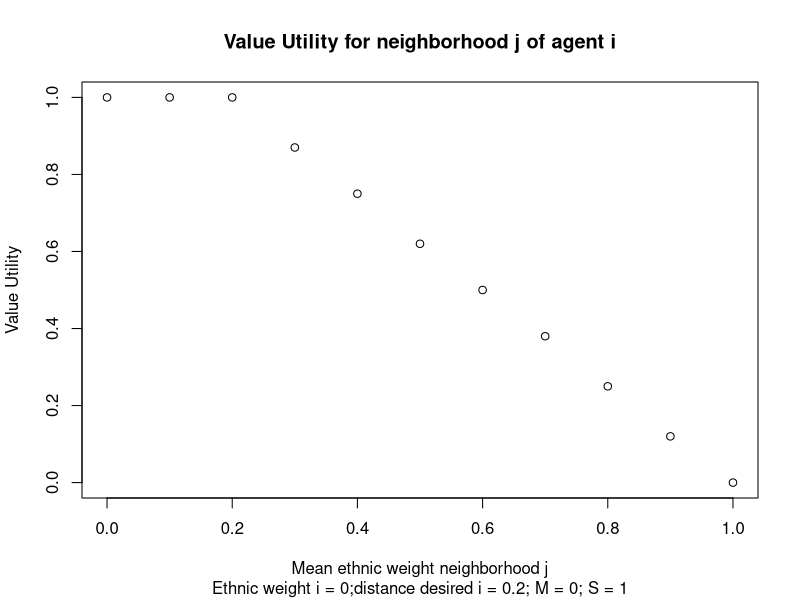
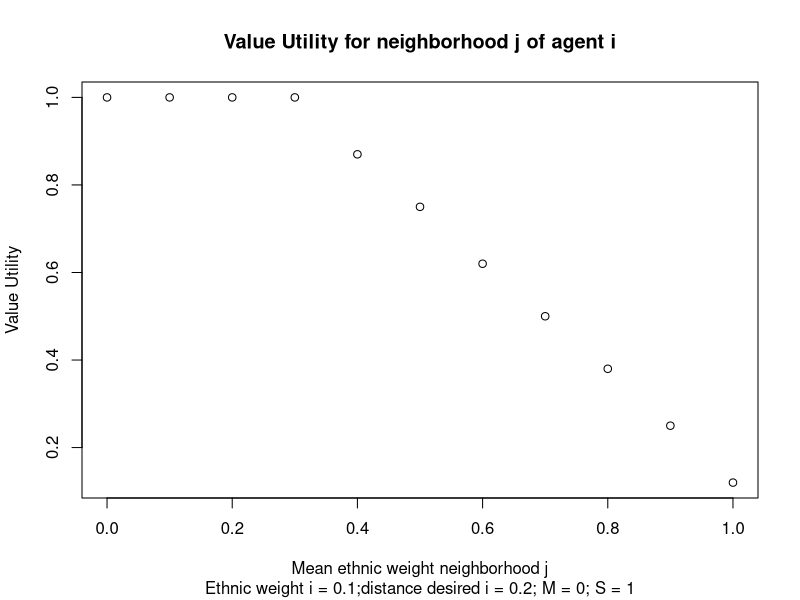
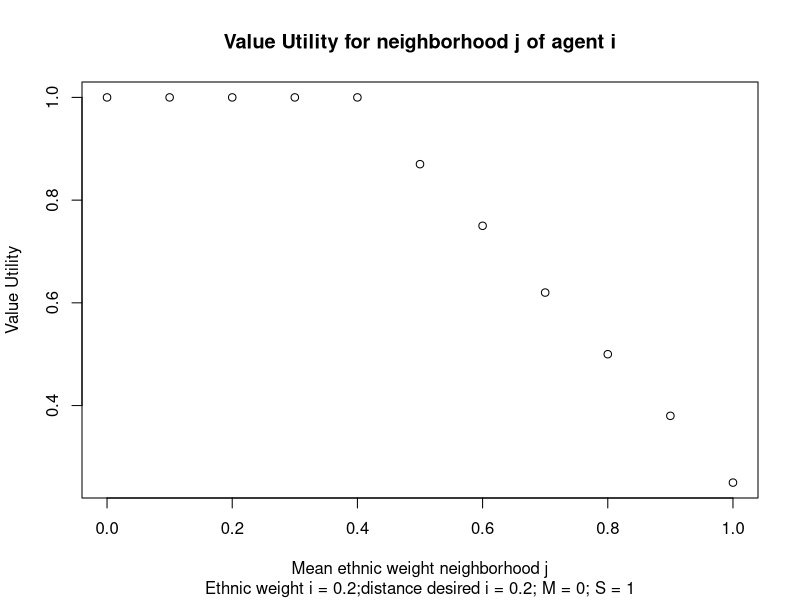
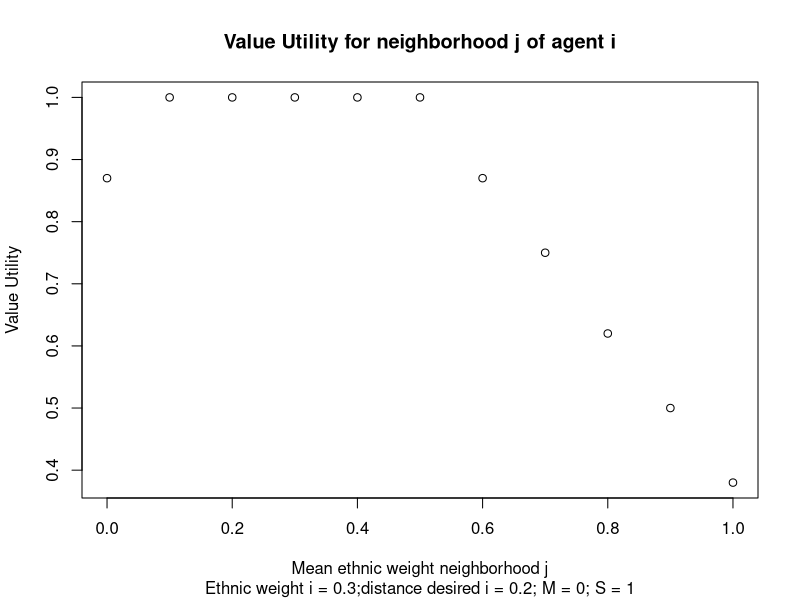
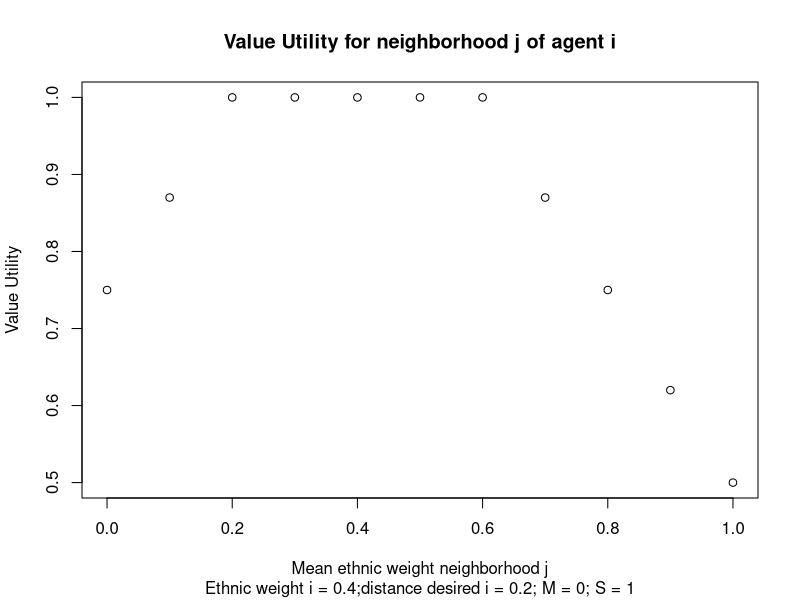
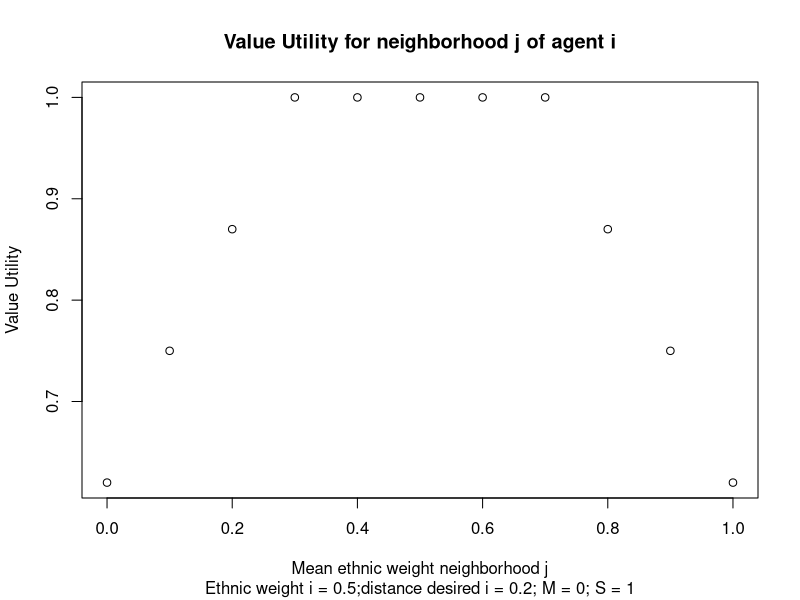
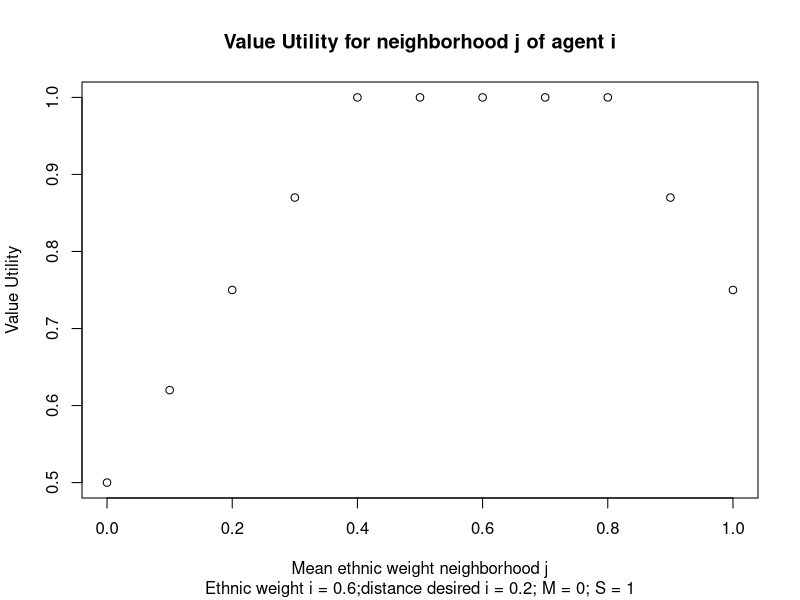
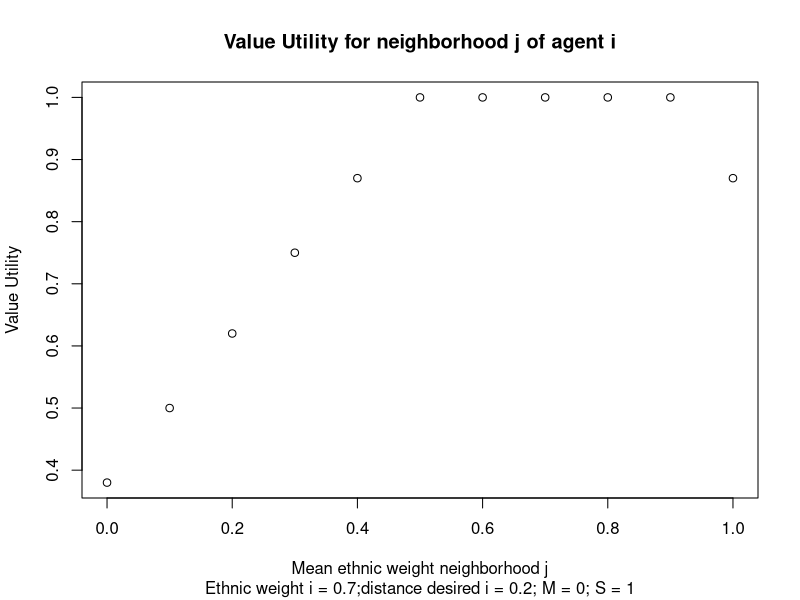

The R script that drew these images, in order: (Note: this script raises an error after producing the figures.)
## ---- chunk 1
knitr::opts_chunk$set(echo = TRUE, fig.lp="fig:")

library(Hmisc)



#old
# f <- function(p,M,x,n){
#  if (x  <= (n*p)){U <- (x/(n*p))}
#  else {U <- M + ((1-(x/n))*(1-M))/(1-p)}
 # else {U <- (2-M) + (((M-1)*x)/(n*p))} M + ((1-(x/n))*(1-M))/(1-p)}
#  round(U,digits = 3)
# } 
  
#f_dist <- function(o,ot,M,i,S){
#  if (abs(o-ot) < i) {
#    U <- (abs(o-ot)/i) * S
#    }else if (abs(o-ot) > i){
#      U <- M + ((1-abs(o-ot))*(1-M))/(1-i)
#    }else{
#        U <- 1}
#  round(U,digits = 3)
#  }


#f_val <- function(o,ot,M,i,S){
# if (round(abs(o-ot), digits=2) >= i) {
#    U <- 1
#  }else {
#      U <- # (1 - (1-(abs(o-ot))/i) * S)
#         1 -  (M + ((1-(1-abs(o-ot)))/(1-M))/(1-(1-i)))
#       1 - (M + ((1-(1-abs(o-ot)))*(1-M))/(1-(1-i)))
#    }
#  round(U,digits = 3)
#  }

#f_val_repr <- function(sim,M,i,S){
#  if (sim <= i) {
#    U <- sim/i * S
#     }else if (sim > i){
# U <- M + ((1-sim)*(1-M))/(1-i)
#    }else{
#         U <- 1}
#   round(U,digits = 3)
#   }





# install.packages("tinytex", repos = "https://cloud.r-project.org" ) if debug needed?

# library(namelibrary) for the R library

# http://rmarkdown.rstudio.com
# echo = TRUE <- makes all next cmds appear




## ---- chunk 2

f_val <- function(o,ot,M,i,S){
  if (round(abs(o-ot), digits=2) <= i) {
    U <- 1
    }else{
      U <- (M + ((1-(round(abs(o-ot), digits=2)))*(1-M))/(1-i)) * S
    }
  round(U,digits = 2)
  }

i <- 0.2
S  <- 1
M <- 0


#  f_dist <- (o,ot,M,i,S)

for (o in seq (0.0,1.0, by = 0.1)){

fv0d2 <- f_val(o,0,M,i,S)
fv1d2 <- f_val(o,0.1,M,i,S)
fv2d2 <- f_val(o,0.2,M,i,S)
fv3d2 <- f_val(o,0.3,M,i,S)
fv4d2 <- f_val(o,0.4,M,i,S)
fv5d2 <- f_val(o,0.5,M,i,S)
fv6d2 <- f_val(o,0.6,M,i,S)
fv7d2 <- f_val(o,0.7,M,i,S)
fv8d2 <- f_val(o,0.8,M,i,S)
fv9d2 <- f_val(o,0.9,M,i,S)
fv10d2 <- f_val(o,1.0,M,i,S)

value_mean_neighborhood <- seq(0.0, 1.0, by = 0.1)
Utility_V <- c(fv0d2,fv1d2,fv2d2,fv3d2,fv4d2,fv5d2,fv6d2,fv7d2,fv8d2,fv9d2,fv10d2)
name <- paste0("Ethnic weight i = ", o,";distance desired i = ",i,"; M = ",M,"; S = ",S)

plot(value_mean_neighborhood,Utility_V, xlab = "Mean ethnic weight neighborhood j", ylab = "Value Utility",  main = "Value Utility for neighborhood j of agent i",  sub = name)

report <- paste0("M = ",M," ??? S = ",S," ??? Ethnic weight i = ",o, " ??? desired distance i = ",i," ??? Mean ethnic weight j = ", seq(0.0, 1.0, by = 0.1), " ??? Utility ij = ", Utility_V)

print(report)


}

## ---- chunk 3

prob <- function(l,s,t,d,p,q){1 / (1 + exp(-l*(s-t)) + exp(-d*(p-q)))}

prob1 <- prob(100,300,100,1,100,100)
plot(prob1)
## ---- chunk 4

# f0t6 <- f(0.5,0.6,0,6)
# f1t6 <- f(0.5,0.6,1,6)
# f2t6<- f(0.5,0.6,2,6)
# f3t6 <- f(0.5,0.6,3,6)
# f4t6 <- f(0.5,0.6,4,6)
# f5t6 <- f(0.5,0.6,5,6)
# f6t6 <- f(0.5,0.6,6,6)

# utilityt6 <- c(f0t6,f1t6,f2t6,f3t6,f4t6,f5t6,f6t6)
# concentrationt6 <- c(0:6)


# print(utilityt8)
# plot(concentrationt6,utilityt6)

## ---- chunk 5



# f0m <- f(0.5,1,0,8)
# f1m <- f(0.5,1,1,8)
# f2m <- f(0.5,1,2,8)
# f3m <- f(0.5,1,3,8)
# f4m <- f(0.5,1,4,8)
# f5m <- f(0.5,1,5,8)
# f6m <- f(0.5,1,6,8)
# f7m <- f(0.5,1,7,8)
# f8m <- f(0.5,1,8,8)

# utility_Moore <- c(f0m,f1m,f2m,f3m,f4m,f5m,f6m,f7m,f8m)
# concentrationm <- c(0:8)


# print(utilitym)
# plot(concentrationm,utility_Moore)
## ---- chunk 6



# f0m <- f(0.5,0,0,8)
# f1m <- f(0.5,0,1,8)
# f2m <- f(0.5,0,2,8)
# f3m <- f(0.5,0,3,8)
# f4m <- f(0.5,0,4,8)
# f5m <- f(0.5,0,5,8)
# f6m <- f(0.5,0,6,8)
# f7m <- f(0.5,0,7,8)
# f8m <- f(0.5,0,8,8)

# utility_Moore <- c(f0m,f1m,f2m,f3m,f4m,f5m,f6m,f7m,f8m)
# concentrationm <- c(0:8)


# print(utilitym)
# plot(concentrationm,utility_Moore)
## ---- chunk 7



f0vn <- f(0.5,0.6,0,4)
f1vn <- f(0.5,0.6,1,4)
f2vn <- f(0.5,0.6,2,4)
f3vn <- f(0.5,0.6,3,4)
f4vn <- f(0.5,0.6,4,4)

utilityvn <- c(f0vn,f1vn,f2vn,f3vn,f4vn)
concentrationvn <- c(0:4)

#print(utilityvn)
plot(concentrationvn,utilityvn)

## ---- chunk 8


f0r2 <- f(0.5,0.6,0,12)
f1r2 <- f(0.5,0.6,1,12)
f2r2 <- f(0.5,0.6,2,12)
f3r2 <- f(0.5,0.6,3,12)
f4r2 <- f(0.5,0.6,4,12)
f5r2 <- f(0.5,0.6,5,12)
f6r2 <- f(0.5,0.6,6,12)
f7r2 <- f(0.5,0.6,7,12)
f8r2 <- f(0.5,0.6,8,12)
f9r2 <- f(0.5,0.6,9,12)
f10r2 <- f(0.5,0.6,10,12)
f11r2 <- f(0.5,0.6,11,12)
f12r2 <- f(0.5,0.6,12,12)

utilityr2 <- c(f0r2,f1r2,f2r2,f3r2,f4r2,f5r2,f6r2,f7r2,f8r2,f9r2,f10r2,f11r2,f12r2)
concentrationr2 <- c(0:12)


#print(utilityr2)
plot(concentrationr2,utilityr2)

## ---- chunk 9

f0t8 <- f(0,0.6,0,8)
f1t8 <- f(0,0.6,1,8)
f2t8 <- f(0,0.6,2,8)
f3t8 <- f(0,0.6,3,8)
f4t8 <- f(0,0.6,4,8)
f5t8 <- f(0,0.6,5,8)
f6t8 <- f(0,0.6,6,8)
f7t8 <- f(0,0.6,7,8)
f8t8 <- f(0,0.6,8,8)

utilityt8 <- c(f0t8,f1t8,f2t8,f3t8,f4t8,f5t8,f6t8,f7t8,f8t8)
concentrationt8 <- c(0:8)

# print(utilityt8)
plot(concentrationt8,utilityt8)
